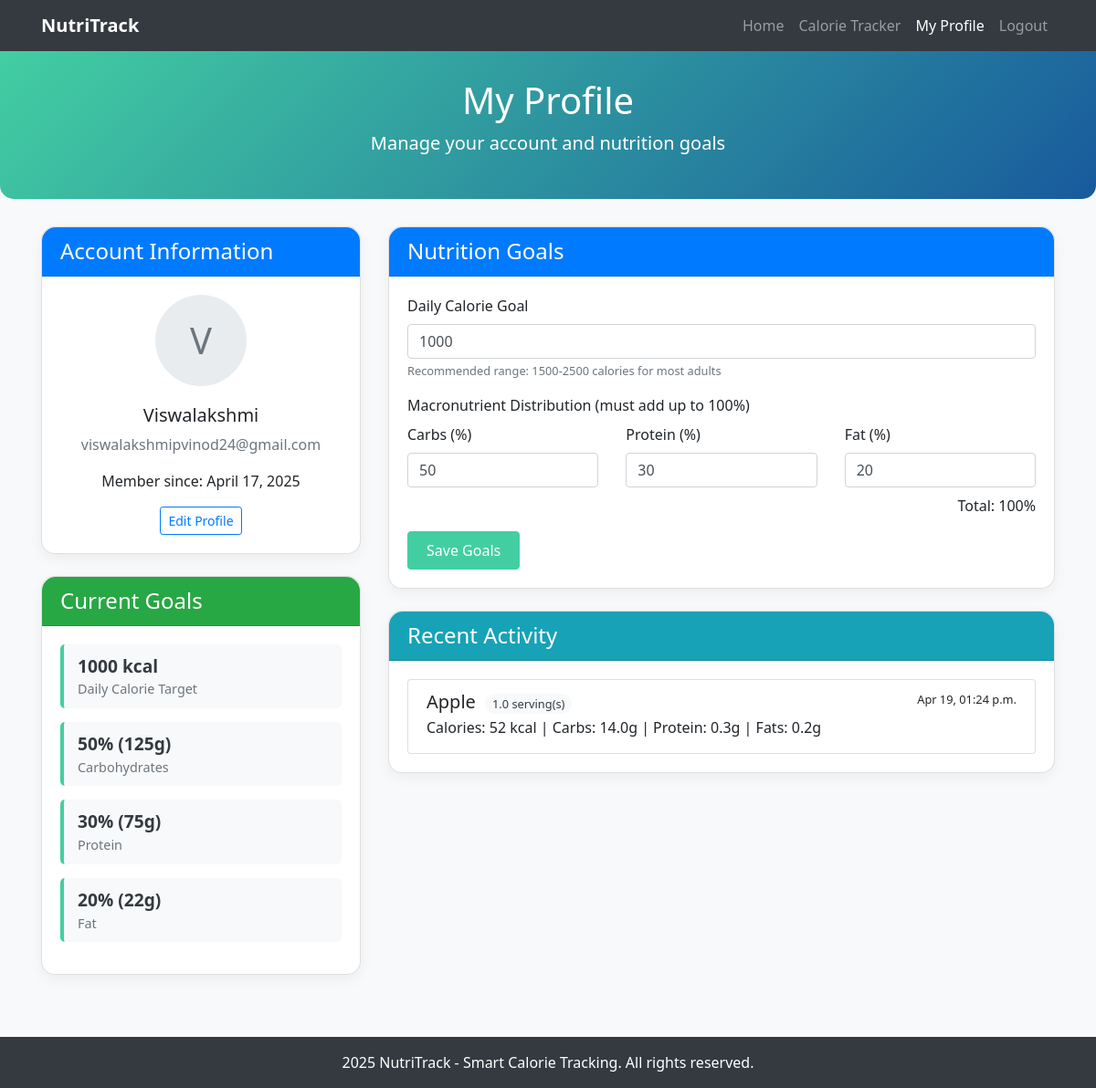
Screenshot of /profile/ (signed in) with the database file from the repository.
### myapp/models.py (models this page shows, shortened)
class NutritionGoal(models.Model):
    user = models.OneToOneField(User, on_delete=models.CASCADE)
    daily_calories = models.IntegerField(default=2000)
    carbs_percent = models.IntegerField(default=50)
    protein_percent = models.IntegerField(default=30)
    fat_percent = models.IntegerField(default=20)
    created_at = models.DateTimeField(auto_now_add=True)
    updated_at = models.DateTimeField(auto_now=True)
    @property
    def daily_carbs_grams(self):
        return round((self.daily_calories * (self.carbs_percent / 100)) / 4)
    @property
    def daily_protein_grams(self):
        return round((self.daily_calories * (self.protein_percent / 100)) / 4)
    @property
    def daily_fat_grams(self):
        return round((self.daily_calories * (self.fat_percent / 100)) / 9)

class Consume(models.Model):
    user = models.ForeignKey(User, on_delete=models.CASCADE)
    food_consumed = models.ForeignKey(Food, on_delete=models.CASCADE)
    quantity = models.FloatField(default=1.0)
    date_added = models.DateTimeField(auto_now_add=True)
    @property
    def adjusted_calories(self):
        return int(self.food_consumed.calories * self.quantity)
    @property
    def adjusted_carbs(self):
        return round(self.food_consumed.carbs * self.quantity, 1)
    @property
    def adjusted_protein(self):
        return round(self.food_consumed.protein * self.quantity, 1)
    @property
    def adjusted_fats(self):
        return round(self.food_consumed.fats * self.quantity, 1)

class Food(models.Model):
    name = models.CharField(max_length=100)
    carbs = models.FloatField()
    protein = models.FloatField()
    fats = models.FloatField()
    calories = models.IntegerField()

### myapp/views.py (the view, shortened to what this page needs)
# urls.py: path('profile/', views.profile, name="profile"),
@login_required
def profile(request):
    goals, created = NutritionGoal.objects.get_or_create(user=request.user)
    recent_items = Consume.objects.filter(user=request.user).order_by('-id')[:5]
    context = {
        'goals': goals,
        'recent_items': recent_items
    }
    return render(request, 'myapp/profile.html', context)

### myapp/templates/myapp/profile.html (shortened to what this page needs)
<!DOCTYPE html>
<html lang="en">
<head>
    <link rel="stylesheet" href="https://maxcdn.bootstrapcdn.com/bootstrap/4.0.0/css/bootstrap.min.css"
>
</head>
<body>
    <nav class="navbar navbar-expand-lg navbar-dark bg-dark">
        <div class="container">
            <a class="navbar-brand" href="{% url 'home' %}">
                <strong>NutriTrack</strong>
            </a>
            <div class="collapse navbar-collapse" id="navbarNav">
                <ul class="navbar-nav ml-auto">
                    <li class="nav-item">
                        <a class="nav-link" href="{% url 'home' %}">Home</a>
                    </li>
                    <li class="nav-item">
                        <a class="nav-link" href="{% url 'index' %}">Calorie Tracker</a>
                    </li>
                    <li class="nav-item active">
                        <a class="nav-link" href="{% url 'profile' %}">My Profile</a>
                    </li>
                    <li class="nav-item">
                        <a class="nav-link" href="{% url 'logout' %}">Logout</a>
                    </li>
                </ul>
            </div>
        </div>
    </nav>
    <div class="page-header text-center">
        <div class="container">
            <h1>My Profile</h1>
            <p class="lead">Manage your account and nutrition goals</p>
        </div>
    </div>
    <div class="container">
        <div class="row">
            <div class="col-md-4">
                <div class="card">
                    <div class="card-header bg-primary text-white">
                        <h4 class="mb-0">Account Information</h4>
                    </div>
                    <div class="card-body text-center">
                        <div class="profile-img">
                            {{ user.username.0|upper }}
                        </div>
                        <h5>{{ user.username }}</h5>
                        <p class="text-muted">{{ user.email }}</p>
                        <p>Member since: {{ user.date_joined|date:"F j, Y" }}</p>
                        <a href="#" class="btn btn-outline-primary btn-sm">Edit Profile</a>
                    </div>
                </div>
                <div class="card mt-4">
                    <div class="card-header bg-success text-white">
                        <h4 class="mb-0">Current Goals</h4>
                    </div>
                    <div class="card-body">
                        <div class="goal-card">
                            <div class="goal-value">{{ goals.daily_calories }} kcal</div>
                            <div class="goal-label">Daily Calorie Target</div>
                        </div>
                        <div class="goal-card">
                            <div class="goal-value">{{ goals.carbs_percent }}% ({{ goals.daily_carbs_grams }}g)</div>
                            <div class="goal-label">Carbohydrates</div>
                        </div>
                        <div class="goal-card">
                            <div class="goal-value">{{ goals.protein_percent }}% ({{ goals.daily_protein_grams }}g)</div>
                            <div class="goal-label">Protein</div>
                        </div>
                        <div class="goal-card">
                            <div class="goal-value">{{ goals.fat_percent }}% ({{ goals.daily_fat_grams }}g)</div>
                            <div class="goal-label">Fat</div>
                        </div>
                    </div>
                </div>
            </div>
            <div class="col-md-8">
                <div class="card">
                    <div class="card-header bg-primary text-white">
                        <h4 class="mb-0">Nutrition Goals</h4>
                    </div>
                    <div class="card-body">
                        <form method="POST">
                            <div class="form-group">
                                <label for="daily_calories">Daily Calorie Goal</label>
                                <input type="number" class="form-control" id="daily_calories" name="daily_calories" value="{{ goals.daily_calories }}" min="1000" max="5000">
                                <small class="form-text text-muted">Recommended range: 1500-2500 calories for most adults</small>
                            </div>
                            <div class="form-group">
                                <label>Macronutrient Distribution (must add up to 100%)</label>
                                <div class="row">
                                    <div class="col-md-4">
                                        <label for="carbs_percent">Carbs (%)</label>
                                        <input type="number" class="form-control" id="carbs_percent" name="carbs_percent" value="{{ goals.carbs_percent }}" min="0" max="100">
                                    </div>
                                    <div class="col-md-4">
                                        <label for="protein_percent">Protein (%)</label>
                                        <input type="number" class="form-control" id="protein_percent" name="protein_percent" value="{{ goals.protein_percent }}" min="0" max="100">
                                    </div>
                                    <div class="col-md-4">
                                        <label for="fat_percent">Fat (%)</label>
                                        <input type="number" class="form-control" id="fat_percent" name="fat_percent" value="{{ goals.fat_percent }}" min="0" max="100">
                                    </div>
                                </div>
                                <div class="text-right mt-2">
                                    <span id="total-percent">Total: {{ goals.carbs_percent|add:goals.protein_percent|add:goals.fat_percent }}%</span>
                                </div>
                            </div>
                            <button type="submit" class="btn btn-primary">Save Goals</button>
                        </form>
                    </div>
                </div>
                <div class="card mt-4">
                    <div class="card-header bg-info text-white">
                        <h4 class="mb-0">Recent Activity</h4>
                    </div>
                    <div class="card-body">
                        <div class="list-group">
                            {% for item in recent_items %}
                            <div class="list-group-item">
                                <div class="d-flex w-100 justify-content-between">
                                    <h5 class="mb-1">
                                        {{ item.food_consumed.name }}
                                        <span class="quantity-badge">{{ item.quantity }} serving(s)</span>
                                    </h5>
                                    <small>{{ item.date_added|date:"M d, h:i a"|default:"Today" }}</small>
                                </div>
                                <p class="mb-1">
                                    Calories: {{ item.adjusted_calories }} kcal |
                                    Carbs: {{ item.adjusted_carbs }}g |
                                    Protein: {{ item.adjusted_protein }}g |
                                    Fats: {{ item.adjusted_fats }}g
                                </p>
                            </div>
                            {% empty %}
                            <div class="text-center py-3">
                                <p class="text-muted">No recent activity</p>
                                <a href="{% url 'index' %}" class="btn btn-primary">Start Tracking</a>
                            </div>
                            {% endfor %}
                        </div>
                    </div>
                </div>
            </div>
        </div>
    </div>
    <footer class="bg-dark text-white text-center py-3 mt-5">
        <div class="container">
            <p class="mb-0"> 2025 NutriTrack - Smart Calorie Tracking. All rights reserved.</p>
        </div>
    </footer>
</body>
</html>

### myapp/templates/myapp/profile.html (style rules this page uses)
body { font-family: 'Segoe UI', Tahoma, Geneva, Verdana, sans-serif; background-color: #f8f9fa; }
.page-header { background: linear-gradient(135deg, #43cea2 0%, #185a9d 100%); color: white; padding: 30px 0; margin-bottom: 30px; border-radius: 0 0 15px 15px; }
.card { border-radius: 15px; box-shadow: 0 5px 15px rgba(0, 0, 0, 0.05); margin-bottom: 20px; }
.card-header { border-radius: 15px 15px 0 0 !important; font-weight: 600; }
.btn-primary { background-color: #43cea2; border-color: #43cea2; padding: 8px 20px; }
.profile-img { width: 100px; height: 100px; border-radius: 50%; background-color: #e9ecef; display: flex; align-items: center; justify-content: center; margin: 0 auto 20px; font-size: 2.5rem; color: #6c757d; }
.quantity-badge { background-color: #f8f9fa; color: #343a40; border-radius: 20px; padding: 2px 8px; font-size: 0.8rem; margin-left: 5px; }
.goal-card { border-left: 4px solid #43cea2; background-color: #f8f9fa; padding: 10px 15px; margin-bottom: 15px; border-radius: 5px; }
.goal-value { font-size: 1.2rem; font-weight: 600; color: #343a40; }
.goal-label { font-size: 0.9rem; color: #6c757d; }

### rows the page displays
NutritionGoal: daily_calories "1000", carbs_percent "50", daily_carbs_grams "125", protein_percent "30", daily_protein_grams "75", fat_percent "20", daily_fat_grams "22", carbs_percent|add "100"
Consume: food_consumed.name "Apple", quantity "1.0", date_added "Apr 19, 01:24 p.m.", adjusted_calories "52", adjusted_carbs "14.0", adjusted_protein "0.3", adjusted_fats "0.2"

### other values shown
{{ user.username.0|upper }} "V"
{{ user.username }} "Viswalakshmi"
{{ user.email }} "viswalakshmipvinod24@gmail.com"
{{ user.date_joined|date:"F j, Y" }} "April 17, 2025"
